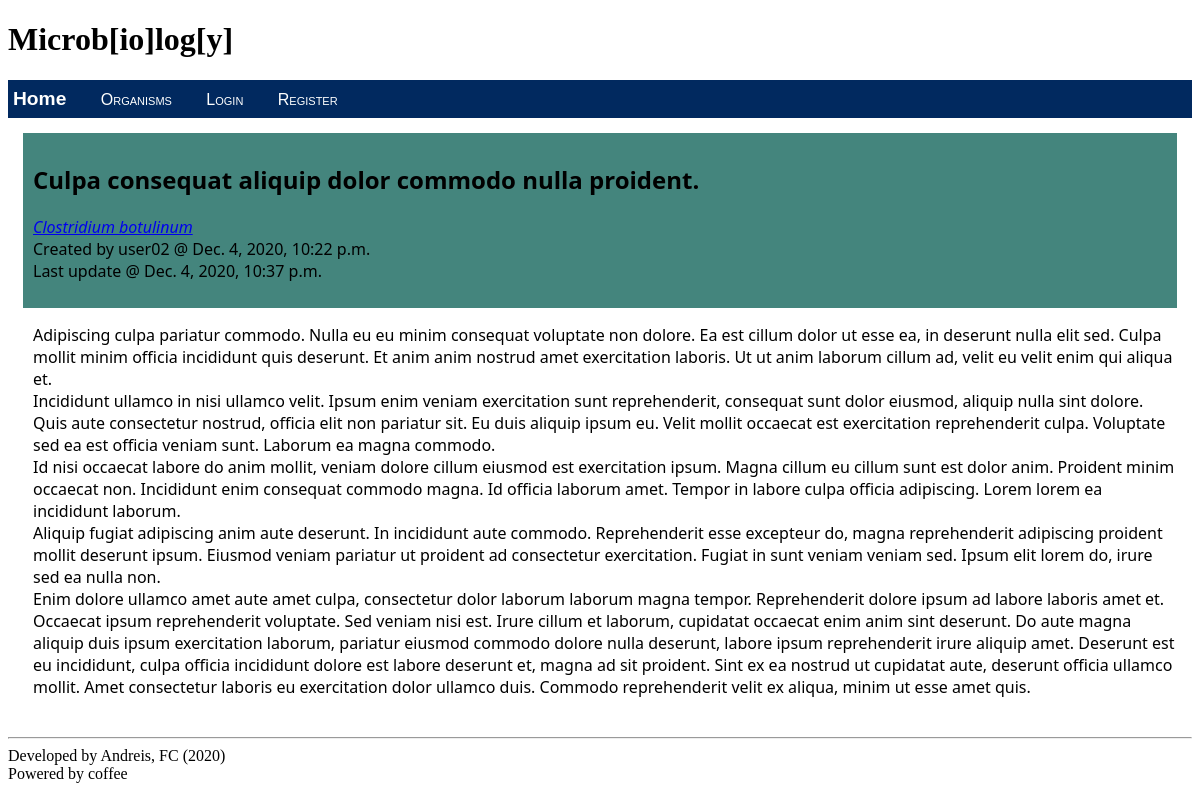
Screenshot of /2020/12/culpa-consequat-aliquip-dolor-commodo-nulla-proident/ with the database file from the repository.
### mainpage/models.py (models this page shows, shortened)
class Post(models.Model):
    title = models.CharField(max_length=250)
    author = models.ForeignKey(User, default=1, on_delete=models.SET_DEFAULT)
    creationdate = models.DateTimeField('date published')
    updatedate = models.DateTimeField('date updated')
    organism = models.ForeignKey(Organism, default=1, on_delete=models.SET_DEFAULT)
    text = models.TextField()
    slug = models.SlugField(unique=True)

class Organism(models.Model):
    name=models.CharField(max_length=150)
    slug=models.SlugField(unique=True)
    def __str__(self):
        return self.name

### mainpage/views.py (the view)
# urls.py: path('<int:year>/<int:month>/<slug:slug>/', views.detailedpost, name="detailedpost"),
def detailedpost(request, year, month, slug):
    post = Post.objects.get(slug=slug)
    return render(
        request,
        'mainpage/detailedpost.html',
        {'post':post}
    )

### mainpage/templates/mainpage/detailedpost.html (shortened to what this page needs)
{% extends "mainpage/base_layout.html" %}
{% block content %}
    {% if post %}
        <div style="background-color: #44857d; padding:10px;">
            <p><h2>{{post.title}}</h2>
            <a href="{% url 'byorganism' post.organism.slug %}"><i>{{post.organism}}</i></a><br>
            Created by {{post.author}} @ {{post.creationdate}}<br>
            Last update @ {{post.updatedate}}</p>
        </div>
        <p style="margin-left: 10px;">{{post.text | linebreaksbr | safe}}</p>
    {% endif %}
{% endblock %}

### rows the page displays
Post: title "Culpa consequat aliquip dolor commodo nulla proident.", organism "Clostridium botulinum", author "user02", creationdate "Dec. 4, 2020, 10:22 p.m.", updatedate "Dec. 4, 2020, 10:37 p.m.", text "Adipiscing culpa pariatur commodo. Nulla eu eu minim consequat voluptate non dolore. Ea est cillum dolor ut esse ea, in deserunt nulla elit sed. Culpa mollit minim officia incididunt quis deserunt. Et anim anim nostrud amet exercitation laboris. Ut ut anim laborum cillum ad, velit eu velit enim qui aliqua et. Incididunt ullamco in nisi ullamco velit. Ipsum enim veniam exercitation sunt reprehenderit, consequat sunt dolor eiusmod, aliquip nulla sint dolore. Quis aute consectetur nostrud, officia elit non pariatur sit. Eu duis aliquip ipsum eu. Velit mollit occaecat est exercitation reprehenderit culpa. Voluptate sed ea est officia veniam sunt. Laborum ea magna commodo. Id nisi occaecat…"
